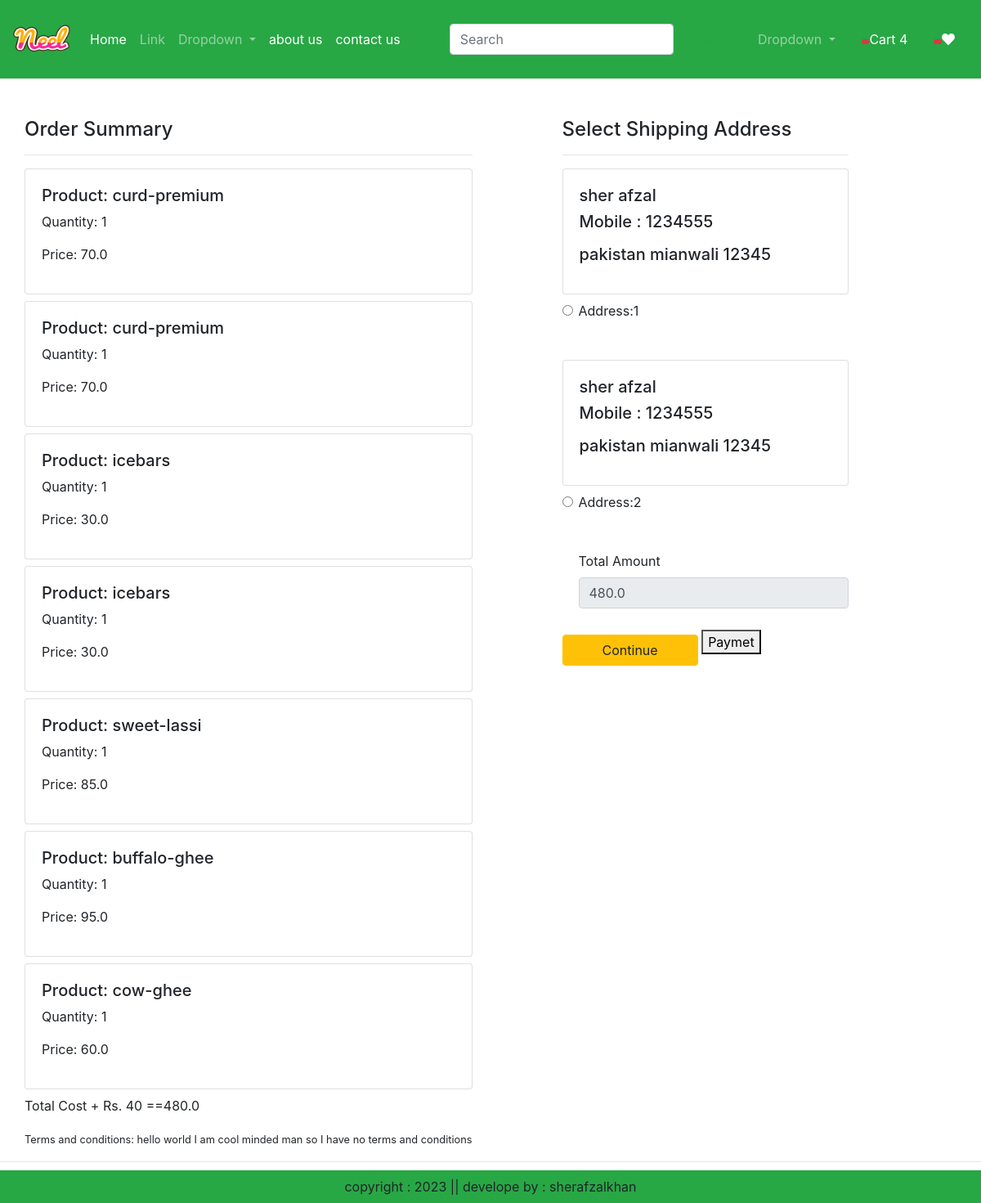
Before: /checkout/ (signed in) with the older database file.
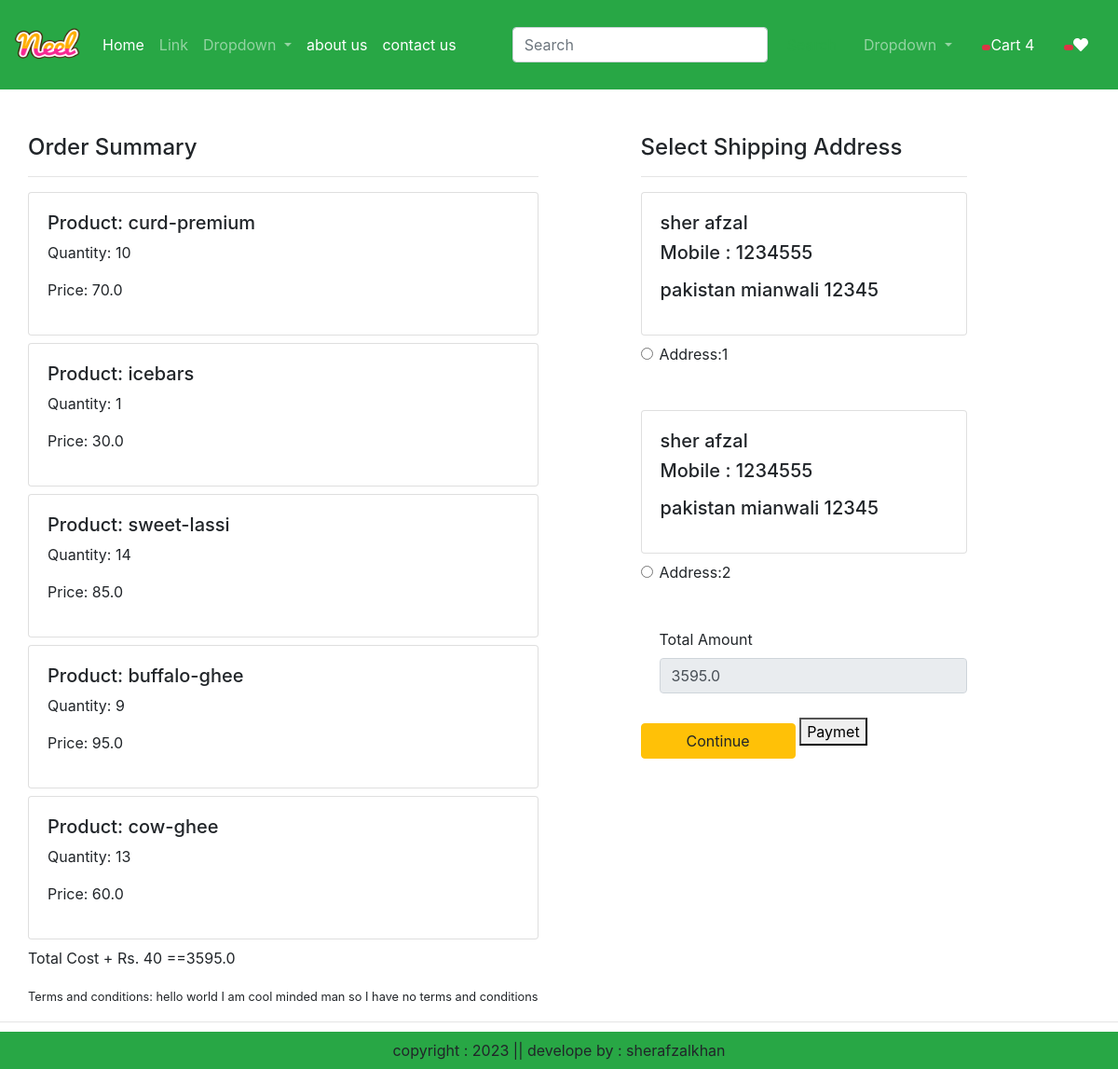
After: the same page with the newer database file.
### app/models.py (models this page shows, shortened)
class Cart(models.Model):
    user = models.ForeignKey(User, on_delete=models.CASCADE)
    product = models.ForeignKey(Product,on_delete=models.CASCADE)
    quantity = models.PositiveBigIntegerField(default=1)

class Product(models.Model):
    title = models.CharField(max_length=100)
    selling_price = models.FloatField()
    discounted_price = models.FloatField()
    description = models.TextField()
    composition = models.TextField(default="")
    prodapp = models.TextField(default="")
    category = models.CharField(choices=CATEGORY_CHOICES, max_length=2)
    product_image = models.ImageField(upload_to='product')

class Customer(models.Model):
    user = models.ForeignKey(User, on_delete=models.CASCADE)
    name = models.CharField(max_length=200)
    locality = models.CharField(max_length=200)
    city = models.CharField(max_length=50)
    mobile = models.IntegerField(default=0)
    zipcode = models.IntegerField()
    state = models.CharField(choices=STATE_CHOICES, max_length=100)

### app/views.py (the view)
# urls.py: path('checkout/',views.checkout.as_view(),name='checkout'),
class checkout(View):
    def get(self,request):
        user = request.user
        add=Customer.objects.filter(user=user)
        cart_items=Cart.objects.filter(user=user)
        famount=0
        for p in cart_items:
            value = p.quantity * p.product.discounted_price
            famount = famount + value
        totalamount = famount+40
        return render(request, 'checkout.html', locals())

### app/templates/checkout.html (shortened to what this page needs)
{% extends 'base.html' %}
{% load static %}
{% block maincontent %}
<div class="container">
    <div  class="row mt-5">
        <div lcass="col-sm-6">
            <h4>Order Summary</h4>
            <hr>
            {%for item in cart_items%}
                <div class="card mb-2">
                    <div class="card-body">
                        <h5>Product: {{item.product.title}}</h5>
                        <p>Quantity: {{item.quantity}}</p>
                        <p class="fw-bold">Price: {{item.product.discounted_price}}</p>
                    </div>
                </div>
            {%endfor%}
            <p class="fw-bold">Total Cost + Rs. 40 =={{totalamount}}</p>
            <small>Terms and conditions: hello world I am cool minded man so I have no terms and conditions</small>
        </div>
        <div class="col-sm-4 offset-sm-1">
            <h4>Select Shipping Address</h4>
            <hr>
            <form method="post" id="myform">
                {% for ad  in add %}
                    <div class="card">
                        <div class="card-body">
                            <h5>{{ad.name}}<h5>
                            <p>Mobile : {{ad.mobile}}</p>
                            <p>{{ad.locality}} {{ad.city}} {{ad.zipcode}}</p>
                        </div>
                    </div>
                    <div class="form-check mt-2 mb-5">
                        <input class="form-check-input" type="radio" name="custid" id="custadd{{forloop.counter}}" value="{{ad.id}}">
                        <label class="form-check-label fw-bold" for="custadd{{forloop.counter}}">
                            Address:{{forloop.counter}}
                        </label>
                    </div>
                {% endfor %}
                    <div class="form-check mb-3">
                        <label for="totamount" class="form-label">Total Amount</label>
                        <input type="number" class="form-control" name="totamount" value={{totalamount}} readonly>
                    </div>
                    <div class="text-end">
                        <button type="submit" class="btn btn-warning mt-3 px-5 fw-bold">Continue</button>
                        <button id="rzp-;button1" type-"submit" class-"btn btn-warning mt-3 px-5 fw-bold">Paymet</button>
                    </div>
            </form>
        </div>
    </div>
</div>
<hr>
{% endblock maincontent %}

Changed rows visible on the page:
removed Cart: product "curd-premium", quantity "1", product.discounted_price "70.0"
removed Cart: product "icebars", quantity "1", product.discounted_price "30.0"
changed Cart "curd-premium": quantity "1" → "10"
changed Cart "sweet-lassi": quantity "1" → "14"
changed Cart "buffalo-ghee": quantity "1" → "9"
changed Cart "cow-ghee": quantity "1" → "13"
Other visible differences:
{{ totalamount }}: "480.0" → "3595.0"
form field totamount: "480.0" → "3595.0"
